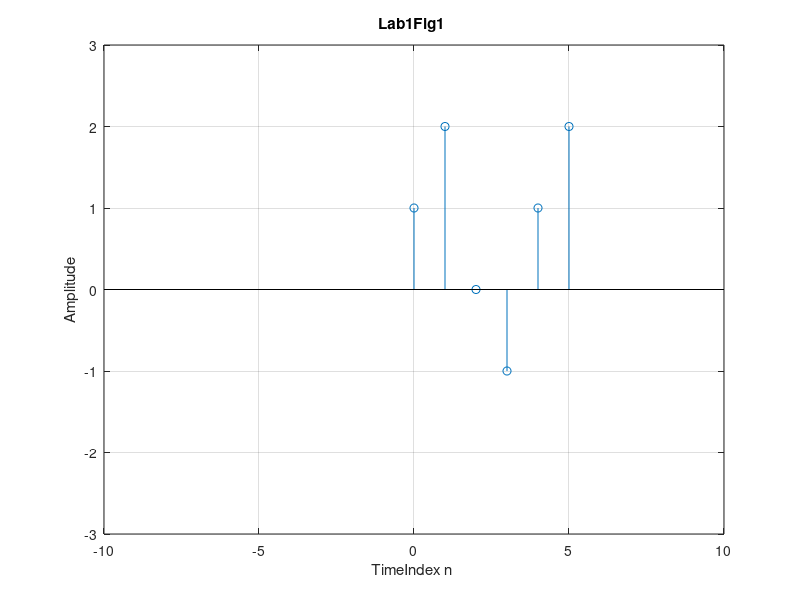
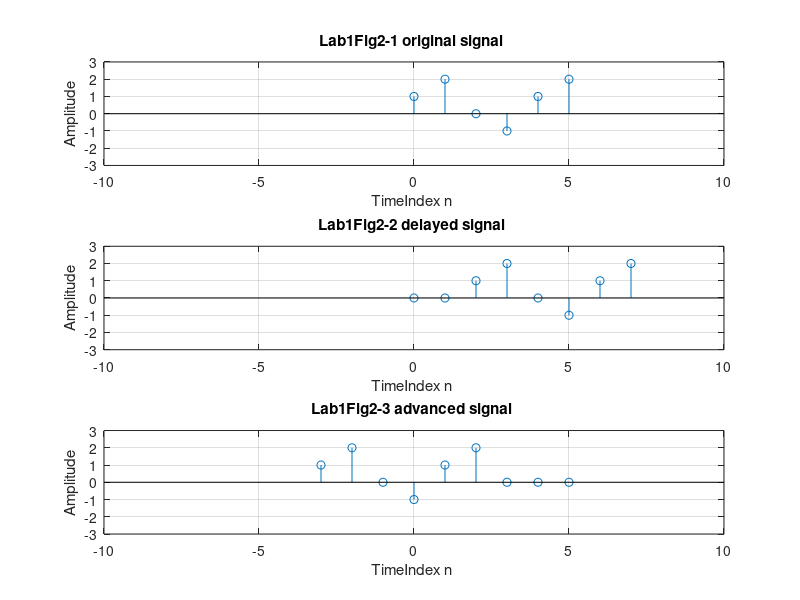
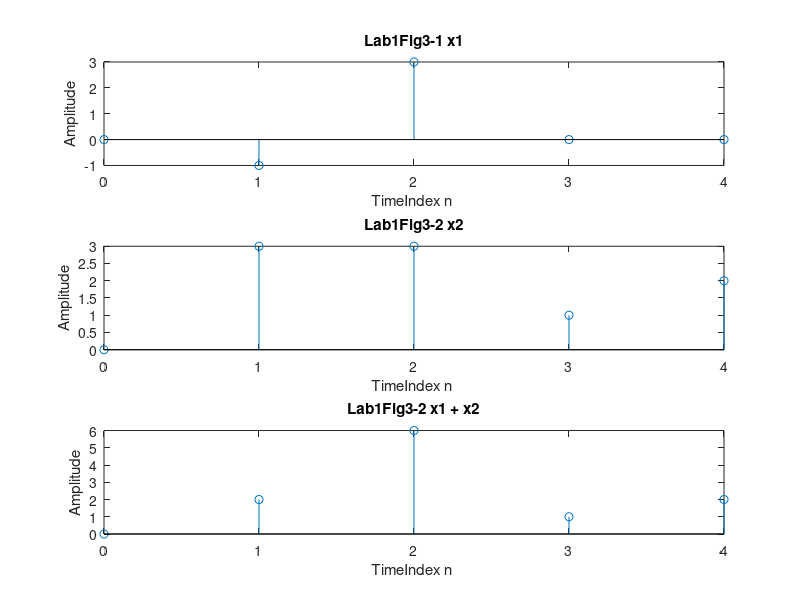

These charts were generated, in order, by the following MATLAB code: (Note: this script raises an error after producing the figures.)
%    Title:DspLab1
%    Author:Changhong Li
%    Date:2023/09/18
%    Version:1_0_0

%2.2

%clear
clear;
close all;


%figure data
    figure;
    %input data
    x = [1,2,0,-1,1,2];
    %basic data
    t = 0 : 1 : 5;

    stem (t , x); % x as a function of t

%Style
    title ('Lab1Fig1 '); % Figure title
    xlabel ('TimeIndex n ');
    ylabel ('Amplitude');
    xlim ([-10 10]); % Restrict x values between 0 and 1
    ylim ([-3 3]); % Restrict y values between -1 and 1
    grid on;

%2.3
    figure;
    %original signal
    subplot(3,1,1);
    stem (t , x);
    hold on;

    title ('Lab1Fig2-1 original signal '); % Figure title
    xlabel ('TimeIndex n ');
    ylabel ('Amplitude');
    xlim ([-10 10]); % Restrict x values between 0 and 1
    ylim ([-3 3]); % Restrict y values between -1 and 1
    grid on;

    %delayed signal
    subplot(3,1,2);
    x_delay = horzcat(zeros(1, 2), x);
    t = 0 : 1 : 7;
    stem (t, x_delay);
    hold on;
    
    title ('Lab1Fig2-2 delayed signal '); % Figure title
    xlabel ('TimeIndex n ');
    ylabel ('Amplitude');
    xlim ([-10 10]); % Restrict x values between 0 and 1
    ylim ([-3 3]); % Restrict y values between -1 and 1
    grid on;

    %advanced signal
    subplot(3,1,3);
    x_advanced = horzcat(x, zeros(1, 3));
    t = -3 : 1 : 5;
    stem (t, x_advanced);

    title ('Lab1Fig2-3 advanced signal '); % Figure title
    xlabel ('TimeIndex n ');
    ylabel ('Amplitude');
    xlim ([-10 10]); % Restrict x values between 0 and 1
    ylim ([-3 3]); % Restrict y values between -1 and 1
    grid on;

%2.4
    x1 = [0, -1, 3, 0, 0];
    x2 = [0, 3, 3, 1, 2];
    t = 0 :1 :4;
    figure;
        subplot(3,1,1);
        stem(t, x1);
        title('Lab1Fig3-1 x1');
        xlabel ('TimeIndex n ');
        ylabel ('Amplitude');

        subplot(3,1,2);
        stem(t, x2);
        title('Lab1Fig3-2 x2');
        xlabel ('TimeIndex n ');
        ylabel ('Amplitude');

        subplot(3,1,3);
        stem(t, x1 + x2);
        title('Lab1Fig3-2 x1 + x2');
        xlabel ('TimeIndex n ');
        ylabel ('Amplitude');
%2.5
    % AddSeq(rand([1 3]),rand([1 3]),rand([1 3]),rand([1 3]));

    AddSeq([4,2,6,1],[5,7,6,2],[12,5,6,9],[5,7,6,2]);
%%
%2.6
figure
x = [1, 0, -1, 0, -1, 0, -1];
h = [0, 0, 0, 1, 0, 0, 0];
y = conv(x,h);
t = -3 : 1 : (length(y) - 4);
stem(t, horzcat(x, zeros(1, 6)));
hold on;
stem(t, y);
title('Lab1Fig5');
xlabel ('TimeIndex n ');
ylabel ('Amplitude');
legend('x', 'y');
% y is the fig that x delayed,h will delay the input signal and the result 
% signal will begin from n = a
%%
%2.7
T = readtable("IRL_DLY_RR_2021_grid.csv");
Tarray = table2array(T);
s = Tarray(1, 3 : end);


h1 = [0.9 0.1];
h2 = [0.01 0.99];
h3 = [0.1 0.2 0.3 0.4];

figure;

subplot(4,1,1);
y = s;
t = 1 : 1 : length(y);
stem(t, y);
title('Lab1Fig6-1 origin data');
xlabel ('TimeIndex n ');
ylabel ('Amplitude');

subplot(4,1,2);
y = conv(s, h1);
t = 1 : 1 : length(y);
stem(t, y);
title('Lab1Fig6-2 average filter [0.9 0.1]');
xlabel ('TimeIndex n ');
ylabel ('Amplitude');

subplot(4,1,3);
y = conv(s, h2);
t = 1 : 1 : length(y);
stem(t, y);
title('Lab1Fig6-3 average filter [0.01 0.99]');
xlabel ('TimeIndex n ');
ylabel ('Amplitude');

subplot(4,1,4);
y = conv(s, h3);
t = 1 : 1 : length(y);
stem(t, y);
title('Lab1Fig6-4 average filter [0.1 0.2 0.3 0.4]');
xlabel ('TimeIndex n ');
ylabel ('Amplitude');


%3

fs = 8000;
d = 2;
f0 = 800;
t = 0 : (1/fs) : (d-(1/fs));
x = sin(2 * pi * f0 * t);

figure;
stem(t,x);

title('sinewave model');
xlabel ('TimeIndex n ');
ylabel ('Amplitude');
%xlim ([1 800]); 
%ylim ([-3 3]); 











